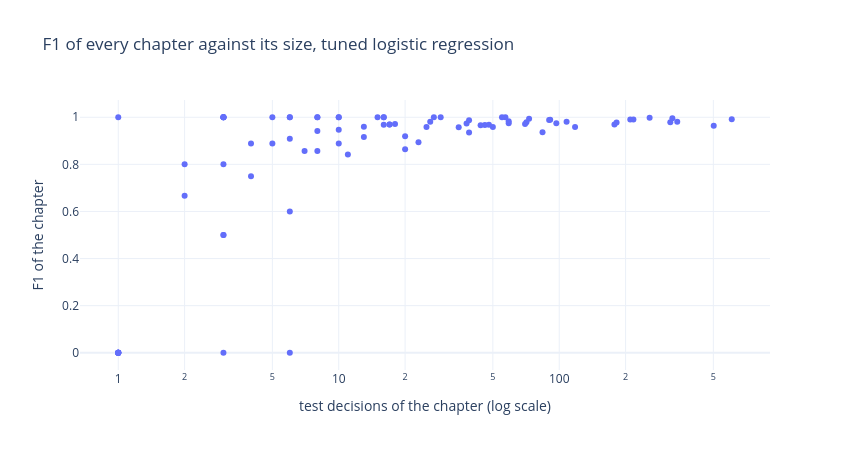

The notebook cell this image was saved under:
### Markdown cell above
Every chapter has its own F1 score. `classification_report(..., output_dict=True)` returns the precision, recall, F1 and number of test decisions (`support`) of every chapter as a dictionary. The plot shows the F1 of each chapter against its number of test decisions. It is interactive (plotly): hold the mouse over a point to read the chapter, its name and its scores.

### Code cell
import plotly.express as px
from sklearn.metrics import classification_report

report = classification_report(test_chapter, y_predicted_tuned_logistic, output_dict=True, zero_division=0)
# One row per chapter; drop the three summary rows that the report adds
chapter_scores = pd.DataFrame(report).T.drop(index=["accuracy", "macro avg", "weighted avg"])
chapter_scores.index.name = "chapter"
chapter_scores = chapter_scores.reset_index()
chapter_scores["name"] = chapter_scores["chapter"].map(chapter_names)
# Chapters with no test decisions have no F1 to show
chapter_scores = chapter_scores[chapter_scores["support"] > 0]

# A scatter plot with a logarithmic x-axis, so the small chapters do not pile up at the left;
# hover_data lists what appears when the mouse is over a point
figure = px.scatter(chapter_scores, x="support", y="f1-score", log_x=True,
                    hover_name="chapter", hover_data={"name": True, "precision": ":.2f", "recall": ":.2f"},
                    labels={"support": "test decisions of the chapter (log scale)", "f1-score": "F1 of the chapter"},
                    title="F1 of every chapter against its size, tuned logistic regression",
                    width=850, height=450, template="plotly_white")
# Save the figure in two forms: plotly's own format (JupyterLab, VS Code) and HTML that loads plotly from the web
figure.show(renderer="plotly_mimetype+notebook_connected")

### Figure 1 — Plotly figure (JSON) as saved in the notebook; plotly's stock layout.template omitted (floating-point values rounded to 4 significant figures; data arrays with more than 128 entries replaced by an {"elided": "..."} marker saying what was removed)
{"data": [{"customdata": {"elided": "86x3 mixed values"}, "hovertemplate": "<b>%{hovertext}</b><br><br>test decisions of the chapter (log scale)=%{x}<br>F1 of the chapter=%{y}<br>name=%{customdata[0]}<br>precision=%{customdata[1]:.2f}<br>recall=%{customdata[2]:.2f}<extra></extra>", "hovertext": ["03", "04", "05", "06", "08", "09", "10", "11", "12", "13", "14", "15", "16", "17", "18", "19", "20", "21", "22", "23", "24", "25", "26", "27", "28", "29", "30", "31", "32", "33", "34", "35", "36", "37", "38", "39", "40", "41", "42", "44", "45", "46", "48", "49", "51", "52", "54", "55", "56", "57", "58", "59", "60", "61", "62", "63", "64", "65", "66", "67", "68", "69", "70", "71", "72", "73", "74", "75", "76", "79", "81", "82", "83", "84", "85", "86", "87", "89", "90", "91", "92", "93", "94", "95", "96", "97"], "legendgroup": "", "marker": {"color": "#636efa", "symbol": "circle"}, "mode": "markers", "name": "", "orientation": "v", "showlegend": false, "type": "scatter", "x": [4.0, 13.0, 5.0, 10.0, 3.0, 6.0, 3.0, 3.0, 8.0, 10.0, 1.0, 6.0, 13.0, 17.0, 18.0, 50.0, 27.0, 118.0, 26.0, 46.0, 3.0, 6.0, 1.0, 3.0, 6.0, 44.0, 38.0, 1.0, 23.0, 25.0, 20.0, 7.0, 1.0, 3.0, 59.0, 343.0, 48.0, 1.0, 217.0, 73.0, 3.0, 8.0, 59.0, 39.0, 2.0, 3.0, 15.0, 4.0, 39.0, 8.0, 16.0, 29.0, 16.0, 97.0, 84.0, 178.0, 257.0, 5.0, 6.0, 10.0, 35.0, 57.0, 55.0, 17.0, 20.0, 319.0, 16.0, 1.0, 91.0, 10.0, 2.0, 71.0, 90.0, 502.0, 606.0, 3.0, 108.0, 1.0, 182.0, 11.0, 8.0, 1.0, 210.0, 326.0, 70.0, 1.0], "xaxis": "x", "y": [0.75, 0.96, 1.0, 1.0, 1.0, 1.0, 1.0, 0.5, 0.9412, 0.9474, 0.0, 0.9091, 0.9167, 0.9697, 0.9714, 0.9583, 1.0, 0.959, 0.9804, 0.967, 1.0, 0.0, 0.0, 1.0, 0.6, 0.9663, 0.9737, 1.0, 0.8936, 0.9583, 0.8636, 0.8571, 0.0, 0.8, 0.9744, 0.9813, 0.9677, 0.0, 0.9909, 0.9932, 0.5, 1.0, 0.9831, 0.987, 0.6667, 1.0, 1.0, 0.8889, 0.9351, 1.0, 1.0, 1.0, 1.0, 0.9749, 0.9367, 0.9695, 0.9981, 0.8889, 1.0, 1.0, 0.9577, 1.0, 1.0, 0.9697, 0.9189, 0.9783, 0.9677, 0.0, 0.9891, 0.8889, 0.8, 0.9784, 0.9888, 0.9635, 0.9918, 0.0, 0.9813, 0.0, 0.9781, 0.8421, 0.8571, 0.0, 0.9906, 0.9954, 0.9718, 0.0], "yaxis": "y"}], "layout": {"height": 450, "legend": {"tracegroupgap": 0}, "title": {"text": "F1 of every chapter against its size, tuned logistic regression"}, "width": 850, "xaxis": {"anchor": "y", "domain": [0.0, 1.0], "title": {"text": "test decisions of the chapter (log scale)"}, "type": "log"}, "yaxis": {"anchor": "x", "domain": [0.0, 1.0], "title": {"text": "F1 of the chapter"}}}}
